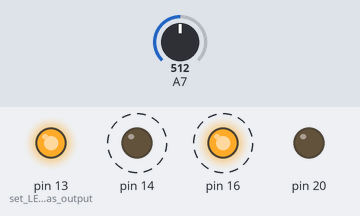
A sketch run on a simulated Arduino Mega 2560, built with avr-gcc and run on an emulated ATmega2560. Parts: output pins drawn as LEDs (lit = HIGH). Dashed ring = blinking. The inputs (shaded band) are chosen by the test bench; at power-on: A7 = 512. Pins used as bus, display or sensor lines are not drawn.

Above: at 1.2 s.
1.3 s: A7 set to 639
6.1 s: A7 set to 667
At 6.9 s:
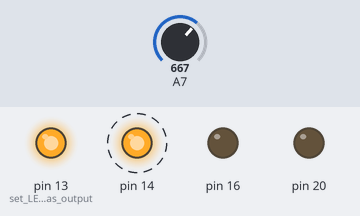
9.7 s: A7 set to 511
At 10.2 s:
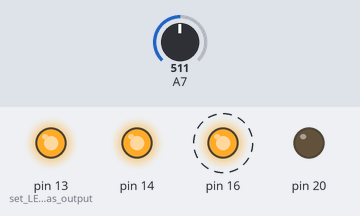
Timing chart, 0 to 19.7 s (numbered marks = the images above; inputs shaded):
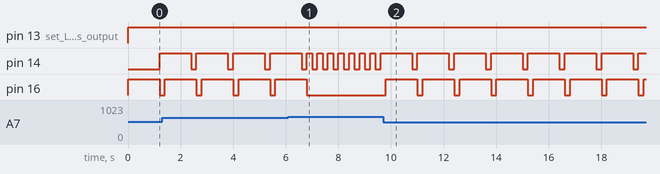

The sketch:

Sensor_Controller_2.ino
```cpp
void setup() {
  // put your setup code here, to run once:

  Serial1.begin(9600);
  //Serial1.begin(9600);
  pinMode(LED_BUILTIN, OUTPUT);      // set LED pin as output
  pinMode(14, OUTPUT);
  pinMode(16, OUTPUT);
  pinMode(18, OUTPUT);
  pinMode(20, OUTPUT);
  digitalWrite(LED_BUILTIN, LOW);    // switch off LED pin1
  digitalWrite(14, LOW); //status green
  digitalWrite(16, LOW); //alarm red
  digitalWrite(18, LOW); //yellow
  digitalWrite(20, LOW); //yellow
}

void loop() {
  // put your main code here, to run repeatedly:
  // char receivedData
  char receivedData;
  digitalWrite(LED_BUILTIN, HIGH);
  while (Serial1.available() == 0) //
  {
    //int inByte = Serial1.read();


  //Serial1.print(inByte);
  int sensor_value = analogRead(A7);
  sensor_value = abs(sensor_value - 950);
  String num = String(sensor_value);
  String send = "Wate_Leak_Sensor:" + num  ;

  //float voltage = sensorValue * (5.0 / 1023.0);
  Serial1.println(send);
  //Serial1.print(sensor_value);
  //Serial1.println();


  if (sensor_value > 300) { //>675 for temp; <600 for water
    Serial1.println("XxxX");
    digitalWrite(16, HIGH);
    digitalWrite(18, HIGH);
    delay(1000);

  }
  digitalWrite(14, LOW);
  delay(200);
  digitalWrite(14, HIGH);
  digitalWrite(16, LOW);
  digitalWrite(18, LOW);
  delay(200);
  //   digitalWrite(LED_BUILTIN, LOW);
  }
  //delay(1000);


String inByte = Serial1.readString( );

int var = inByte.indexOf("x");
Serial1.println(var);
if (var > 0) {
  for (int x = 0; x < 3; x++) {
    digitalWrite(16, HIGH);
    delay(500);
    digitalWrite(16, LOW);
    delay(500);
  }
}
}

/*

       int Water_Value = analogRead(A6);
    if(Water_Value<700){
      Serial1.println(Water_Value);
      delay(200);
    }

*/
```

Measured:
- the behaviour switches between 649 and 650 on A7 (found by bisection; images 0 and 1)
- after the input at 6.1 s, pin 14: alternates HIGH for 0.20 s and LOW for 0.20 s, starting after 0.90 s; pin 16: goes on until 6.8 s, then stays LOW
- after the input at 9.7 s, pin 14: alternates HIGH for 1.2 s and LOW for 0.20 s, starting after 1.1 s; pin 16: alternates HIGH for 1.2 s and LOW for 0.20 s, starting after 0.11 s
- by itself, pin 14, pin 16: alternates HIGH for 1.2 s and LOW for 0.20 s
